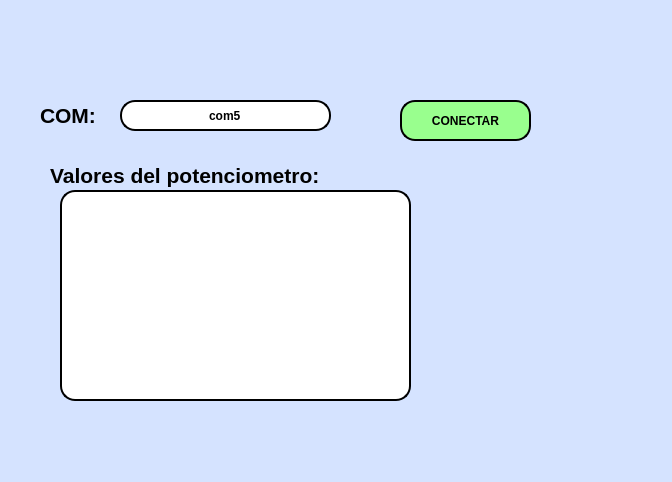
<?xml version="1.0" encoding="UTF-8"?>
<ui version="4.0">
 <class>MainWindow</class>
 <widget class="QMainWindow" name="MainWindow">
  <property name="geometry">
   <rect>
    <x>0</x>
    <y>0</y>
    <width>672</width>
    <height>482</height>
   </rect>
  </property>
  <property name="windowTitle">
   <string>MainWindow</string>
  </property>
  <property name="styleSheet">
   <string notr="true">background-color: rgb(213, 227, 255);</string>
  </property>
  <widget class="QWidget" name="centralwidget">
   <widget class="QLabel" name="label">
    <property name="geometry">
     <rect>
      <x>20</x>
      <y>10</y>
      <width>191</width>
      <height>71</height>
     </rect>
    </property>
    <property name="text">
     <string/>
    </property>
    <property name="pixmap">
     <pixmap resource="../../../Resource/resource.qrc">:/Logos/uatlogopng.png</pixmap>
    </property>
    <property name="scaledContents">
     <bool>true</bool>
    </property>
   </widget>
   <widget class="QLabel" name="label_4">
    <property name="geometry">
     <rect>
      <x>410</x>
      <y>0</y>
      <width>241</width>
      <height>71</height>
     </rect>
    </property>
    <property name="text">
     <string/>
    </property>
    <property name="pixmap">
     <pixmap resource="../../../Resource/resource.qrc">:/Logos/fians.png</pixmap>
    </property>
    <property name="scaledContents">
     <bool>true</bool>
    </property>
   </widget>
   <widget class="QLabel" name="label_5">
    <property name="geometry">
     <rect>
      <x>500</x>
      <y>310</y>
      <width>151</width>
      <height>101</height>
     </rect>
    </property>
    <property name="text">
     <string/>
    </property>
    <property name="pixmap">
     <pixmap resource="../../../Resource/resource.qrc">:/Logos/Shelby-Logo.png</pixmap>
    </property>
    <property name="scaledContents">
     <bool>true</bool>
    </property>
   </widget>
   <widget class="QLineEdit" name="txt_com">
    <property name="geometry">
     <rect>
      <x>120</x>
      <y>100</y>
      <width>211</width>
      <height>31</height>
     </rect>
    </property>
    <property name="font">
     <font>
      <weight>75</weight>
      <bold>true</bold>
     </font>
    </property>
    <property name="styleSheet">
     <string notr="true">border: 2px solid black;
background-color: rgb(255, 255, 255);
border-radius: 15px;</string>
    </property>
    <property name="text">
     <string>com5</string>
    </property>
    <property name="alignment">
     <set>Qt::AlignCenter</set>
    </property>
   </widget>
   <widget class="QLabel" name="label_2">
    <property name="geometry">
     <rect>
      <x>40</x>
      <y>100</y>
      <width>71</width>
      <height>31</height>
     </rect>
    </property>
    <property name="font">
     <font>
      <pointsize>16</pointsize>
      <weight>75</weight>
      <bold>true</bold>
     </font>
    </property>
    <property name="text">
     <string>COM:</string>
    </property>
   </widget>
   <widget class="QPushButton" name="btn_accion">
    <property name="geometry">
     <rect>
      <x>400</x>
      <y>100</y>
      <width>131</width>
      <height>41</height>
     </rect>
    </property>
    <property name="font">
     <font>
      <weight>75</weight>
      <bold>true</bold>
     </font>
    </property>
    <property name="styleSheet">
     <string notr="true">border: 2px solid black;
background-color: rgb(153, 255, 142);
border-radius: 15px;</string>
    </property>
    <property name="text">
     <string>CONECTAR</string>
    </property>
   </widget>
   <widget class="QLabel" name="label_3">
    <property name="geometry">
     <rect>
      <x>50</x>
      <y>160</y>
      <width>381</width>
      <height>31</height>
     </rect>
    </property>
    <property name="font">
     <font>
      <pointsize>16</pointsize>
      <weight>75</weight>
      <bold>true</bold>
     </font>
    </property>
    <property name="text">
     <string>Valores del potenciometro:</string>
    </property>
   </widget>
   <widget class="QTextEdit" name="txt_valores">
    <property name="geometry">
     <rect>
      <x>60</x>
      <y>190</y>
      <width>351</width>
      <height>211</height>
     </rect>
    </property>
    <property name="font">
     <font>
      <pointsize>12</pointsize>
     </font>
    </property>
    <property name="styleSheet">
     <string notr="true">border: 2px solid black;
background-color: rgb(255, 255, 255);
border-radius: 15px;</string>
    </property>
    <property name="html">
     <string>&lt;!DOCTYPE HTML PUBLIC &quot;-//W3C//DTD HTML 4.0//EN&quot; &quot;http://www.w3.org/TR/REC-html40/strict.dtd&quot;&gt;
&lt;html&gt;&lt;head&gt;&lt;meta name=&quot;qrichtext&quot; content=&quot;1&quot; /&gt;&lt;style type=&quot;text/css&quot;&gt;
p, li { white-space: pre-wrap; }
&lt;/style&gt;&lt;/head&gt;&lt;body style=&quot; font-family:'MS Shell Dlg 2'; font-size:12pt; font-weight:400; font-style:normal;&quot;&gt;
&lt;p style=&quot;-qt-paragraph-type:empty; margin-top:0px; margin-bottom:0px; margin-left:0px; margin-right:0px; -qt-block-indent:0; text-indent:0px;&quot;&gt;&lt;br /&gt;&lt;/p&gt;&lt;/body&gt;&lt;/html&gt;</string>
    </property>
   </widget>
  </widget>
  <widget class="QMenuBar" name="menubar">
   <property name="geometry">
    <rect>
     <x>0</x>
     <y>0</y>
     <width>672</width>
     <height>26</height>
    </rect>
   </property>
  </widget>
  <widget class="QStatusBar" name="statusbar"/>
 </widget>
 <resources>
  <include location="../../../Resource/resource.qrc"/>
 </resources>
 <connections/>
</ui>
